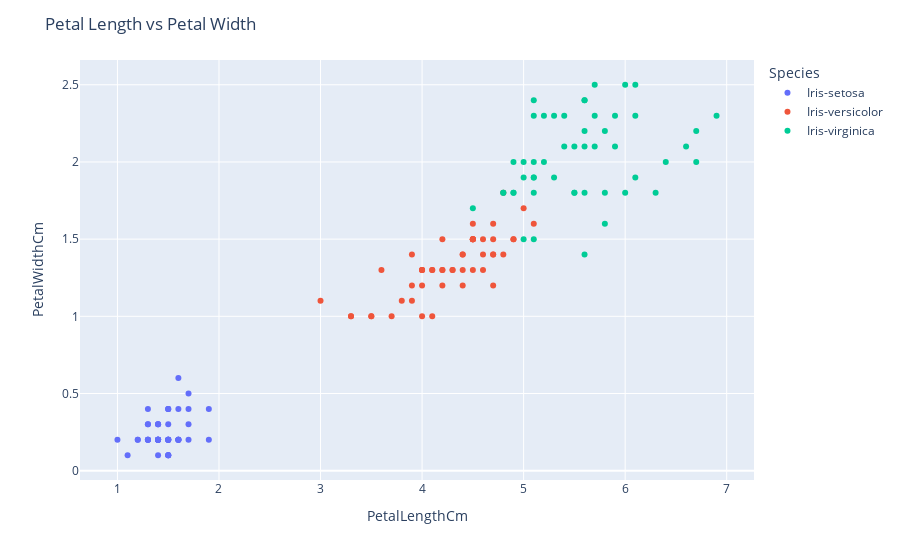

Notebook code for this chart:
### Code cell
fig = px.scatter(data_frame=df,x='PetalLengthCm',y='PetalWidthCm' , color='Species')
fig.update_layout(title='Petal Length vs Petal Width')
fig.show()

### Figure 1 — Plotly figure (JSON) as saved in the notebook; plotly's stock layout.template omitted (floating-point values rounded to 4 significant figures)
{"data": [{"hovertemplate": "Species=Iris-setosa<br>PetalLengthCm=%{x}<br>PetalWidthCm=%{y}<extra></extra>", "legendgroup": "Iris-setosa", "marker": {"color": "#636efa", "symbol": "circle"}, "mode": "markers", "name": "Iris-setosa", "orientation": "v", "showlegend": true, "type": "scatter", "x": [1.4, 1.4, 1.3, 1.5, 1.4, 1.7, 1.4, 1.5, 1.4, 1.5, 1.5, 1.6, 1.4, 1.1, 1.2, 1.5, 1.3, 1.4, 1.7, 1.5, 1.7, 1.5, 1, 1.7, 1.9, 1.6, 1.6, 1.5, 1.4, 1.6, 1.6, 1.5, 1.5, 1.4, 1.5, 1.2, 1.3, 1.5, 1.3, 1.5, 1.3, 1.3, 1.3, 1.6, 1.9, 1.4, 1.6, 1.4, 1.5, 1.4], "xaxis": "x", "y": [0.2, 0.2, 0.2, 0.2, 0.2, 0.4, 0.3, 0.2, 0.2, 0.1, 0.2, 0.2, 0.1, 0.1, 0.2, 0.4, 0.4, 0.3, 0.3, 0.3, 0.2, 0.4, 0.2, 0.5, 0.2, 0.2, 0.4, 0.2, 0.2, 0.2, 0.2, 0.4, 0.1, 0.2, 0.1, 0.2, 0.2, 0.1, 0.2, 0.2, 0.3, 0.3, 0.2, 0.6, 0.4, 0.3, 0.2, 0.2, 0.2, 0.2], "yaxis": "y"}, {"hovertemplate": "Species=Iris-versicolor<br>PetalLengthCm=%{x}<br>PetalWidthCm=%{y}<extra></extra>", "legendgroup": "Iris-versicolor", "marker": {"color": "#EF553B", "symbol": "circle"}, "mode": "markers", "name": "Iris-versicolor", "orientation": "v", "showlegend": true, "type": "scatter", "x": [4.7, 4.5, 4.9, 4, 4.6, 4.5, 4.7, 3.3, 4.6, 3.9, 3.5, 4.2, 4, 4.7, 3.6, 4.4, 4.5, 4.1, 4.5, 3.9, 4.8, 4, 4.9, 4.7, 4.3, 4.4, 4.8, 5, 4.5, 3.5, 3.8, 3.7, 3.9, 5.1, 4.5, 4.5, 4.7, 4.4, 4.1, 4, 4.4, 4.6, 4, 3.3, 4.2, 4.2, 4.2, 4.3, 3, 4.1], "xaxis": "x", "y": [1.4, 1.5, 1.5, 1.3, 1.5, 1.3, 1.6, 1, 1.3, 1.4, 1, 1.5, 1, 1.4, 1.3, 1.4, 1.5, 1, 1.5, 1.1, 1.8, 1.3, 1.5, 1.2, 1.3, 1.4, 1.4, 1.7, 1.5, 1, 1.1, 1, 1.2, 1.6, 1.5, 1.6, 1.5, 1.3, 1.3, 1.3, 1.2, 1.4, 1.2, 1, 1.3, 1.2, 1.3, 1.3, 1.1, 1.3], "yaxis": "y"}, {"hovertemplate": "Species=Iris-virginica<br>PetalLengthCm=%{x}<br>PetalWidthCm=%{y}<extra></extra>", "legendgroup": "Iris-virginica", "marker": {"color": "#00cc96", "symbol": "circle"}, "mode": "markers", "name": "Iris-virginica", "orientation": "v", "showlegend": true, "type": "scatter", "x": [6, 5.1, 5.9, 5.6, 5.8, 6.6, 4.5, 6.3, 5.8, 6.1, 5.1, 5.3, 5.5, 5, 5.1, 5.3, 5.5, 6.7, 6.9, 5, 5.7, 4.9, 6.7, 4.9, 5.7, 6, 4.8, 4.9, 5.6, 5.8, 6.1, 6.4, 5.6, 5.1, 5.6, 6.1, 5.6, 5.5, 4.8, 5.4, 5.6, 5.1, 5.1, 5.9, 5.7, 5.2, 5, 5.2, 5.4, 5.1], "xaxis": "x", "y": [2.5, 1.9, 2.1, 1.8, 2.2, 2.1, 1.7, 1.8, 1.8, 2.5, 2, 1.9, 2.1, 2, 2.4, 2.3, 1.8, 2.2, 2.3, 1.5, 2.3, 2, 2, 1.8, 2.1, 1.8, 1.8, 1.8, 2.1, 1.6, 1.9, 2, 2.2, 1.5, 1.4, 2.3, 2.4, 1.8, 1.8, 2.1, 2.4, 2.3, 1.9, 2.3, 2.5, 2.3, 1.9, 2, 2.3, 1.8], "yaxis": "y"}], "layout": {"legend": {"title": {"text": "Species"}, "tracegroupgap": 0}, "margin": {"t": 60}, "title": {"text": "Petal Length vs Petal Width"}, "xaxis": {"anchor": "y", "domain": [0, 1], "title": {"text": "PetalLengthCm"}}, "yaxis": {"anchor": "x", "domain": [0, 1], "title": {"text": "PetalWidthCm"}}}}
